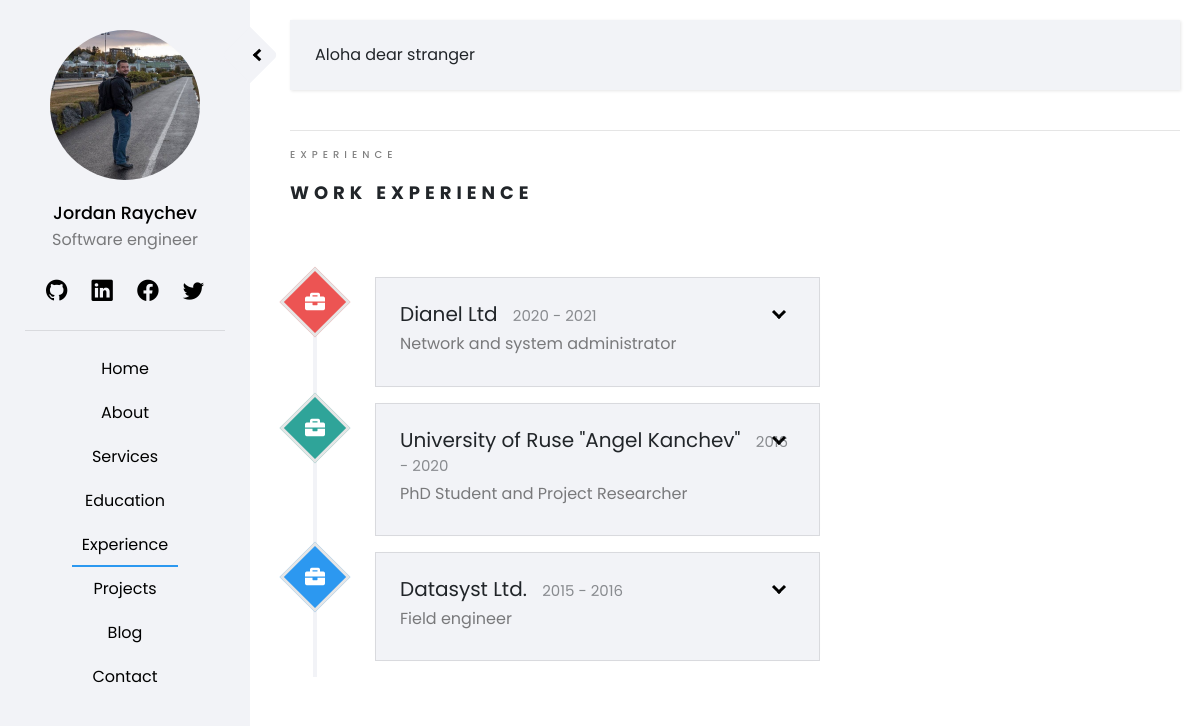
Before: /pages/experience/ with the older database file.
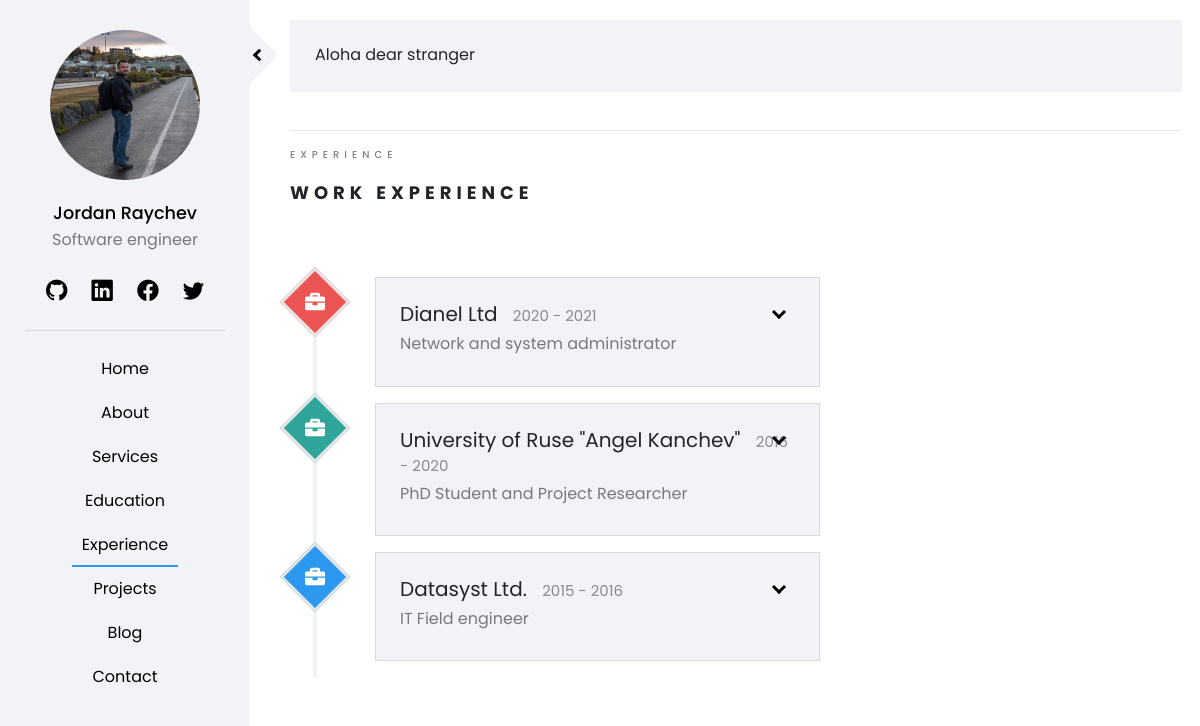
After: the same page with the newer database file.
### staticpages/models.py (models this page shows)
class Experience(models.Model):
    experience_name = models.CharField(max_length=50)
    experience_field = models.CharField(max_length=50)
    experience_year = models.CharField(max_length=50)
    experience_description = models.TextField(max_length=300)

### staticpages/views.py (the view)
# urls.py: path('experience/', ExperienceView.as_view(), name='experience'),
class ExperienceView(TemplateView):
    template_name = 'staticpages/experience.html'
    def get_context_data(self, **kwargs):
        context =  super(ExperienceView,self).get_context_data(**kwargs)
        experiences = Experience.objects.all()
        context['experiences'] = experiences
        return context

### templates/staticpages/experience.html (shortened to what this page needs)
{% extends 'home/base.html' %}
{% load crispy_forms_tags %}
{% load static %}
{% block content %}
<div class = "row">
    <div class = "col-sm-12">
        <span class="heading-meta">Experience</span>
        <h2 class="heading">Work Experience</h2>
    </div>
</div>
<div class = "container-fluid timeline-container accordion">
    {% for experience in experiences %}
    <div class="row">
        <div class=" timeline-circle timeline-badge-{{ forloop.counter }} fadeInUp-{{ forloop.counter }}">
            <i class="timeline-icon fas fa-briefcase"></i>
        </div>
        <div class = "timeline-box experience fadeInRight-{{ forloop.counter }}">
            <h4 data-toggle="collapse" data-target="#collapse-{{ forloop.counter }}" aria-expanded="true" aria-controls="collapse-{{ forloop.counter }}">
               {{ experience.experience_name }} <span> {{ experience.experience_year }} </span>
            </h4>
            <h3> {{ experience.experience_field }} </h3>
        </div>
    </div>
    {% endfor %}
</div>
{% endblock %}

Changed rows visible on the page:
changed Experience "Datasyst Ltd.": experience_field "Field engineer" → "IT Field engineer"
